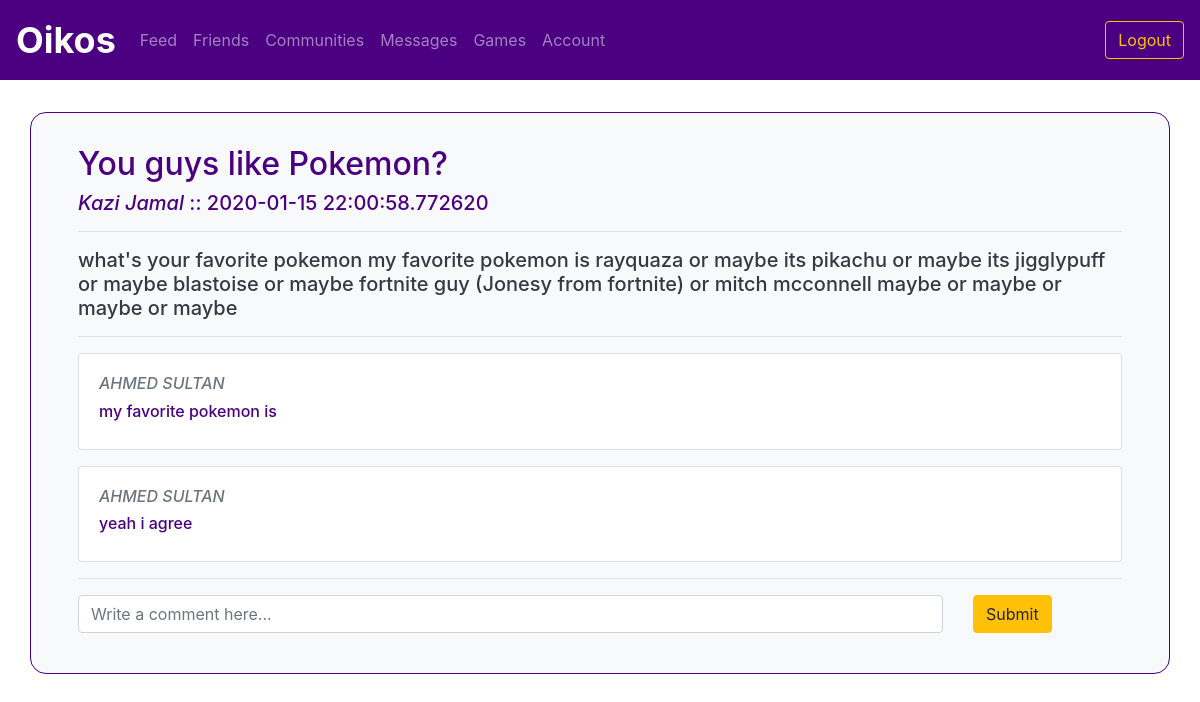
The app's page /post/2 (signed in) with its own data.
### utl/models.py (models this page shows)
class Post(db.Model):
    postID = db.Column(db.Integer, primary_key=True)
    communityID = db.Column(db.Integer, nullable=True)
    userID = db.Column(db.Integer, nullable=False)
    title = db.Column(db.Text, nullable=False)
    content = db.Column(db.Text, nullable=False)
    timestamp = db.Column(db.DateTime, nullable=False, default=datetime.utcnow)

class User(db.Model):
    userID = db.Column(db.Integer, primary_key=True)
    email = db.Column(db.Text, unique=True, nullable=False)
    password = db.Column(db.Text, nullable=False)
    firstName = db.Column(db.Text, nullable=False)
    lastName = db.Column(db.Text, nullable=False)
    displayName = db.Column(db.Text, nullable=False)
    grade = db.Column(db.Text, nullable=False)

class Comment(db.Model):
    commentID = db.Column(db.Integer, primary_key=True)
    postID = db.Column(db.Integer, nullable=False)
    userID = db.Column(db.Integer, nullable=False)
    content = db.Column(db.Text, nullable=False)
    timestamp = db.Column(db.DateTime, nullable=False, default=datetime.utcnow)

### app.py (the view)
@app.route("/post/<postID>")
@login_required
def viewpost(postID):
    post = postsfunctions.getPost(postID)
    creator = postsfunctions.getCreator(postID)
    comment_data = commentsfunctions.getComments(postID)
    comments = {}
    for comment in comment_data:
        comments[comment] = usersfunctions.getUser(comment.userID)
    return render_template("post.html", post=post, creator=creator, comments=comments)

### app.py (called while the page is built)
def login_required(f):
    @wraps(f)
    def decorated_function(*args, **kwargs):
        if "userID" not in session:
            return redirect(url_for('login'))
        return f(*args, **kwargs)
    return decorated_function

### utl/comments.py (called while the page is built)
def getComments(postID):
    comments = Comment.query.filter_by(postID=postID).order_by(Comment.timestamp.asc()).all()
    return comments

### utl/posts.py (called while the page is built)
def getPost(postID):
    post = Post.query.filter_by(postID=postID).first()
    return post

def getCreator(postID):
    post = Post.query.filter_by(postID=postID).first()
    userID = post.userID
    user = User.query.filter_by(userID=userID).first()
    return user

### utl/users.py (called while the page is built)
def getUser(userID):
    user = User.query.filter_by(userID=userID).first()
    return user

### templates/post.html (shortened to what this page needs)
{% extends "logbase.html" %}
{% block body %}
    <div class="container w-100 bg-light border border-primary" style="padding: 2em; margin-top: 5vh; border-radius: 1em;">
        <div class="col">
            <h2>{{ post.title }}</h2>
            <h5> <i>{{ creator.displayName }}</i> :: {{ post.timestamp }}<h5>
            <hr>
            <p class="text-dark">{{ post.content }}</p>
            <hr>
            {% if not comments %}
            <p class="text-secondary">No comments.</p>
            {% else %}
            {% for comment in comments %}
            <div class="card my-3">
                <div class="card-body">
                    <h6 class="text-secondary"><i>{{ comments[comment].displayName.upper() }}</i> </h6>
                    <h6 class="text">{{ comment.content }}</h6>
                </div>
            </div>
            {% endfor %}
            {% endif %}
            <hr>
            <form action="/writecomment/{{ post.postID }}" method="POST">
                <div class="row">
                    <div class="col-md-10">
                        <input name="content" type="text" class="form-control" id="content" aria-describedby="content" placeholder="Write a comment here...">
                    </div>
                    <div class="col-md-1">
                        <button type="submit" class="btn btn-warning">Submit</button>
                    </div>
                </div>
            </form>
        </div>
    </div>
{% endblock %}

### static/css/style.css (style rules this page uses)
.border-primary { color: indigo !important; }
.border-primary { border-color: indigo !important; }

### records on screen
Post: title "You guys like Pokemon?", timestamp "2020-01-15 22:00:58.772620", content "what's your favorite pokemon my favorite pokemon is rayquaza or maybe its pikachu or maybe its jigglypuff or maybe blastoise or maybe fortnite guy (Jonesy from fortnite) or mitch mcconnell maybe or maybe or maybe or maybe"
User: displayName "Kazi Jamal"
Comment: content "my favorite pokemon is"
User: displayName "AHMED SULTAN"
Comment: content "yeah i agree"
